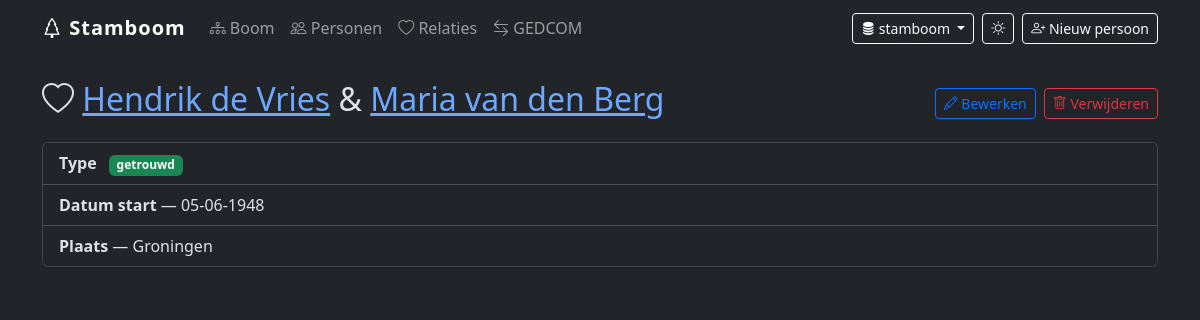
The app's page /relaties/1 with its own data.
### models.py (models this page shows, shortened)
class Persoon(Base):
    __tablename__ = "persoon"
    id: Mapped[int] = mapped_column(Integer, primary_key=True, index=True)
    voornaam: Mapped[str] = mapped_column(String(100))
    achternaam: Mapped[str] = mapped_column(String(100))
    geboorte_datum: Mapped[date | None] = mapped_column(Date, nullable=True)
    geboorte_plaats: Mapped[str | None] = mapped_column(String(200), nullable=True)
    sterf_datum: Mapped[date | None] = mapped_column(Date, nullable=True)
    sterf_plaats: Mapped[str | None] = mapped_column(String(200), nullable=True)
    begraven_locatie: Mapped[str | None] = mapped_column(String(300), nullable=True)
    geslacht: Mapped[Geslacht | None] = mapped_column(Enum(Geslacht), nullable=True)
    notities: Mapped[str | None] = mapped_column(Text, nullable=True)
    relaties_a: Mapped[list["Relatie"]] = relationship(
        "Relatie", foreign_keys="Relatie.persoon_a_id", back_populates="persoon_a"
    )
    relaties_b: Mapped[list["Relatie"]] = relationship(
        "Relatie", foreign_keys="Relatie.persoon_b_id", back_populates="persoon_b"
    )
    ouder_van: Mapped[list["Ouderschap"]] = relationship(
        "Ouderschap", foreign_keys="Ouderschap.ouder_id", back_populates="ouder"
    )
    kind_van: Mapped[list["Ouderschap"]] = relationship(
        "Ouderschap", foreign_keys="Ouderschap.kind_id", back_populates="kind"
    )
    bijlagen: Mapped[list["Bijlage"]] = relationship(
        "Bijlage", foreign_keys="Bijlage.persoon_id", back_populates="persoon"
    )

class Relatie(Base):
    __tablename__ = "relatie"
    id: Mapped[int] = mapped_column(Integer, primary_key=True, index=True)
    persoon_a_id: Mapped[int] = mapped_column(Integer, ForeignKey("persoon.id"))
    persoon_b_id: Mapped[int] = mapped_column(Integer, ForeignKey("persoon.id"))
    type: Mapped[RelatieType] = mapped_column(Enum(RelatieType))
    datum_start: Mapped[date | None] = mapped_column(Date, nullable=True)
    plaats_start: Mapped[str | None] = mapped_column(String(200), nullable=True)
    datum_einde: Mapped[date | None] = mapped_column(Date, nullable=True)
    persoon_a: Mapped["Persoon"] = relationship(
        "Persoon", foreign_keys=[persoon_a_id], back_populates="relaties_a"
    )
    persoon_b: Mapped["Persoon"] = relationship(
        "Persoon", foreign_keys=[persoon_b_id], back_populates="relaties_b"
    )
    bijlagen: Mapped[list["Bijlage"]] = relationship(
        "Bijlage", foreign_keys="Bijlage.relatie_id", back_populates="relatie"
    )

### routers/relaties.py (the view)
@router.get("/{relatie_id}", response_class=HTMLResponse)
def relatie_detail(request: Request, relatie_id: int, db: Session = Depends(get_db)):
    relatie = db.get(Relatie, relatie_id)
    if not relatie:
        raise HTTPException(status_code=404, detail="Relatie niet gevonden")
    return templates.TemplateResponse(
        request, "relatie_detail.html", {"relatie": relatie}
    )

### templates/relatie_detail.html (shortened to what this page needs)
{% extends "base.html" %}
{% block content %}
<div class="d-flex justify-content-between align-items-center mb-3">
  <h2>
    <i class="bi bi-heart"></i>
    <a href="/personen/{{ relatie.persoon_a.id }}">{{ relatie.persoon_a.volledige_naam }}</a>
    &amp;
    <a href="/personen/{{ relatie.persoon_b.id }}">{{ relatie.persoon_b.volledige_naam }}</a>
  </h2>
  <div class="d-flex gap-2">
    <a href="/relaties/{{ relatie.id }}/bewerken" class="btn btn-outline-primary btn-sm">
      <i class="bi bi-pencil"></i> Bewerken
    </a>
    <form method="post" action="/relaties/{{ relatie.id }}/verwijderen"
          onsubmit="return confirm('Weet je zeker dat je deze relatie wilt verwijderen?')">
      <button type="submit" class="btn btn-outline-danger btn-sm">
        <i class="bi bi-trash"></i> Verwijderen
      </button>
    </form>
  </div>
</div>
<div class="card">
  <ul class="list-group list-group-flush">
    <li class="list-group-item">
      <strong>Type</strong>
      <span class="badge {% if relatie.type.value == 'getrouwd' %}bg-success{% elif relatie.type.value == 'gescheiden' %}bg-danger{% else %}bg-secondary{% endif %} ms-2">
        {{ relatie.type.value }}
      </span>
    </li>
    {% if relatie.datum_start %}
    <li class="list-group-item"><strong>Datum start</strong> — {{ relatie.datum_start.strftime('%d-%m-%Y') }}</li>
    {% endif %}
    {% if relatie.plaats_start %}
    <li class="list-group-item"><strong>Plaats</strong> — {{ relatie.plaats_start }}</li>
    {% endif %}
  </ul>
</div>
{% endblock %}

### templates/base.html (style rules this page uses)
:root, [data-bs-theme="light"] { --tree-line: #94a3b8; --tree-text: #1f2937; --tree-text-muted: #6b7280; --tree-bg: #ffffff; --box-bg-M: #dbeafe; --box-border-M: #3b82f6; --box-bg-V: #fce7f3; --box-border-V: #ec4899; --box-bg-X: #f3f4f6; --box-border-X: #6b7280; }
[data-bs-theme="dark"] { --tree-line: #4b5563; --tree-text: #e5e7eb; --tree-text-muted: #9ca3af; --tree-bg: #1e2530; --box-bg-M: #1e3a5f; --box-border-M: #60a5fa; --box-bg-V: #4a1533; --box-border-V: #f472b6; --box-bg-X: #374151; --box-border-X: #9ca3af; }
.card { box-shadow: 0 1px 4px rgba(0,0,0,.08); }

### records on screen
Persoon: persoon_a.volledige_naam "Hendrik de Vries"
Persoon: persoon_b.volledige_naam "Maria van den Berg"
Relatie: type.value "getrouwd", datum_start "05-06-1948", plaats_start "Groningen"

### other values on screen
{{ request.state.actief_db }} "stamboom"
